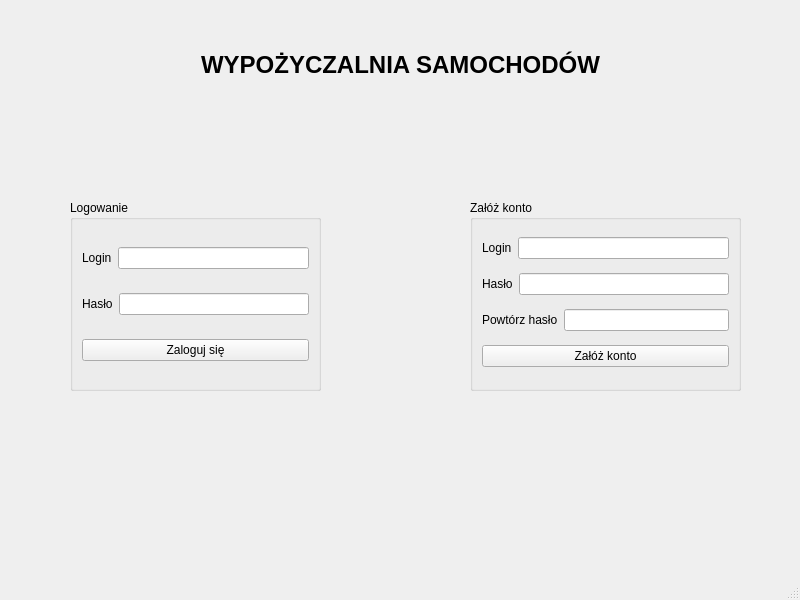
<?xml version="1.0" encoding="UTF-8"?>
<ui version="4.0">
 <class>MainWindow</class>
 <widget class="QMainWindow" name="MainWindow">
  <property name="geometry">
   <rect>
    <x>0</x>
    <y>0</y>
    <width>800</width>
    <height>600</height>
   </rect>
  </property>
  <property name="minimumSize">
   <size>
    <width>800</width>
    <height>600</height>
   </size>
  </property>
  <property name="maximumSize">
   <size>
    <width>800</width>
    <height>600</height>
   </size>
  </property>
  <property name="windowTitle">
   <string>MainWindow</string>
  </property>
  <widget class="QWidget" name="centralwidget">
   <widget class="QGroupBox" name="groupBox_zakladaniekonta">
    <property name="geometry">
     <rect>
      <x>470</x>
      <y>200</y>
      <width>271</width>
      <height>191</height>
     </rect>
    </property>
    <property name="title">
     <string>Załóż konto</string>
    </property>
    <layout class="QVBoxLayout" name="verticalLayout_2">
     <item>
      <layout class="QHBoxLayout" name="horizontalLayout_3">
       <item>
        <widget class="QLabel" name="label_4">
         <property name="text">
          <string>Login</string>
         </property>
        </widget>
       </item>
       <item>
        <widget class="QLineEdit" name="lineEdit_Login_new"/>
       </item>
      </layout>
     </item>
     <item>
      <layout class="QHBoxLayout" name="horizontalLayout_4">
       <item>
        <widget class="QLabel" name="label_5">
         <property name="text">
          <string>Hasło</string>
         </property>
        </widget>
       </item>
       <item>
        <widget class="QLineEdit" name="lineEdit_Haslo_new">
         <property name="echoMode">
          <enum>QLineEdit::Password</enum>
         </property>
        </widget>
       </item>
      </layout>
     </item>
     <item>
      <layout class="QHBoxLayout" name="horizontalLayout_5">
       <item>
        <widget class="QLabel" name="label_6">
         <property name="text">
          <string>Powtórz hasło</string>
         </property>
        </widget>
       </item>
       <item>
        <widget class="QLineEdit" name="lineEdit_PowtorzHaslo_new">
         <property name="echoMode">
          <enum>QLineEdit::Password</enum>
         </property>
        </widget>
       </item>
      </layout>
     </item>
     <item>
      <widget class="QPushButton" name="pushButton_ZalozKonto">
       <property name="text">
        <string>Załóż konto</string>
       </property>
      </widget>
     </item>
    </layout>
   </widget>
   <widget class="QGroupBox" name="groupBox_Logowanie">
    <property name="geometry">
     <rect>
      <x>70</x>
      <y>200</y>
      <width>251</width>
      <height>191</height>
     </rect>
    </property>
    <property name="title">
     <string>Logowanie</string>
    </property>
    <layout class="QVBoxLayout" name="verticalLayout">
     <item>
      <layout class="QHBoxLayout" name="horizontalLayout">
       <item>
        <widget class="QLabel" name="label_2">
         <property name="text">
          <string>Login</string>
         </property>
        </widget>
       </item>
       <item>
        <widget class="QLineEdit" name="lineEdit_Login"/>
       </item>
      </layout>
     </item>
     <item>
      <layout class="QHBoxLayout" name="horizontalLayout_2">
       <item>
        <widget class="QLabel" name="label_3">
         <property name="text">
          <string>Hasło</string>
         </property>
        </widget>
       </item>
       <item>
        <widget class="QLineEdit" name="lineEdit_Haslo">
         <property name="echoMode">
          <enum>QLineEdit::Password</enum>
         </property>
        </widget>
       </item>
      </layout>
     </item>
     <item>
      <widget class="QPushButton" name="pushButton_Logowanie">
       <property name="text">
        <string>Zaloguj się</string>
       </property>
      </widget>
     </item>
    </layout>
   </widget>
   <widget class="QLabel" name="label">
    <property name="geometry">
     <rect>
      <x>0</x>
      <y>30</y>
      <width>801</width>
      <height>71</height>
     </rect>
    </property>
    <property name="text">
     <string>&lt;html&gt;&lt;head/&gt;&lt;body&gt;&lt;p align=&quot;center&quot;&gt;&lt;span style=&quot; font-size:18pt; font-weight:700;&quot;&gt;WYPOŻYCZALNIA SAMOCHODÓW&lt;/span&gt;&lt;/p&gt;&lt;/body&gt;&lt;/html&gt;</string>
    </property>
    <property name="wordWrap">
     <bool>false</bool>
    </property>
   </widget>
  </widget>
  <widget class="QStatusBar" name="statusbar"/>
  <widget class="QMenuBar" name="menubar">
   <property name="geometry">
    <rect>
     <x>0</x>
     <y>0</y>
     <width>800</width>
     <height>21</height>
    </rect>
   </property>
  </widget>
 </widget>
 <resources/>
 <connections/>
</ui>
